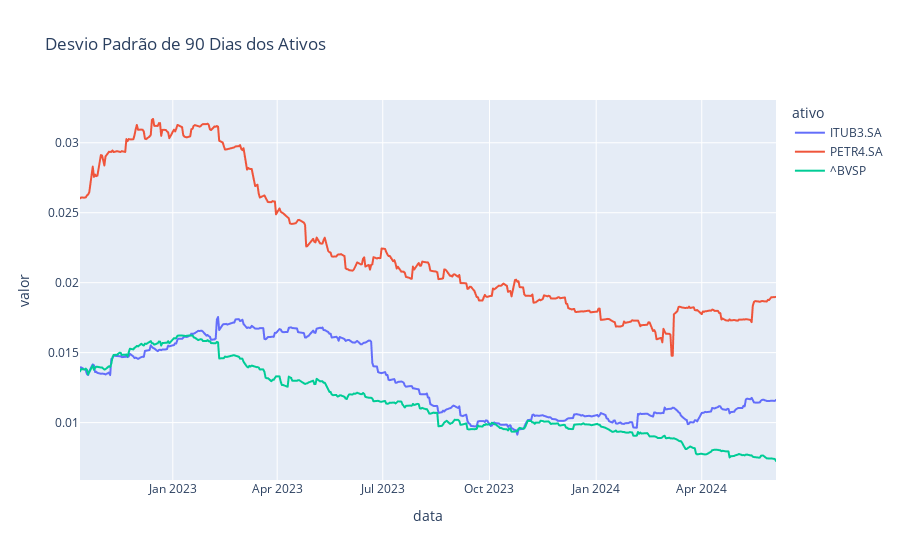

Notebook code cell kept with this figure:
### Code cell
# gráfico para "desvio padrão"

fig_desvio_padrao  = px.line(df_retornos_dp90_vertical, x="data", y="valor", color='ativo', title='Desvio Padrão de 90 Dias dos Ativos')
fig_desvio_padrao .show()

### Figure 1 — Plotly figure (JSON) as saved in the notebook; plotly's stock layout.template omitted (floating-point values rounded to 4 significant figures; data arrays with more than 128 entries replaced by an {"elided": "..."} marker saying what was removed)
{"data": [{"hovertemplate": "ativo=ITUB3.SA<br>data=%{x}<br>valor=%{y}<extra></extra>", "legendgroup": "ITUB3.SA", "line": {"color": "#636efa", "dash": "solid"}, "marker": {"symbol": "circle"}, "mode": "lines", "name": "ITUB3.SA", "showlegend": true, "type": "scattergl", "x": {"elided": "408 str values"}, "xaxis": "x", "y": {"elided": "408 float values"}, "yaxis": "y"}, {"hovertemplate": "ativo=PETR4.SA<br>data=%{x}<br>valor=%{y}<extra></extra>", "legendgroup": "PETR4.SA", "line": {"color": "#EF553B", "dash": "solid"}, "marker": {"symbol": "circle"}, "mode": "lines", "name": "PETR4.SA", "showlegend": true, "type": "scattergl", "x": {"elided": "408 str values"}, "xaxis": "x", "y": {"elided": "408 float values"}, "yaxis": "y"}, {"hovertemplate": "ativo=^BVSP<br>data=%{x}<br>valor=%{y}<extra></extra>", "legendgroup": "^BVSP", "line": {"color": "#00cc96", "dash": "solid"}, "marker": {"symbol": "circle"}, "mode": "lines", "name": "^BVSP", "showlegend": true, "type": "scattergl", "x": {"elided": "408 str values"}, "xaxis": "x", "y": {"elided": "408 float values"}, "yaxis": "y"}], "layout": {"autosize": true, "legend": {"title": {"text": "ativo"}, "tracegroupgap": 0}, "title": {"text": "Desvio Padrão de 90 Dias dos Ativos"}, "xaxis": {"anchor": "y", "autorange": true, "domain": [0, 1], "range": ["2022-10-13", "2024-06-04"], "title": {"text": "data"}, "type": "date"}, "yaxis": {"anchor": "x", "autorange": true, "domain": [0, 1], "range": [0.005897, 0.03306], "title": {"text": "valor"}, "type": "linear"}}}
